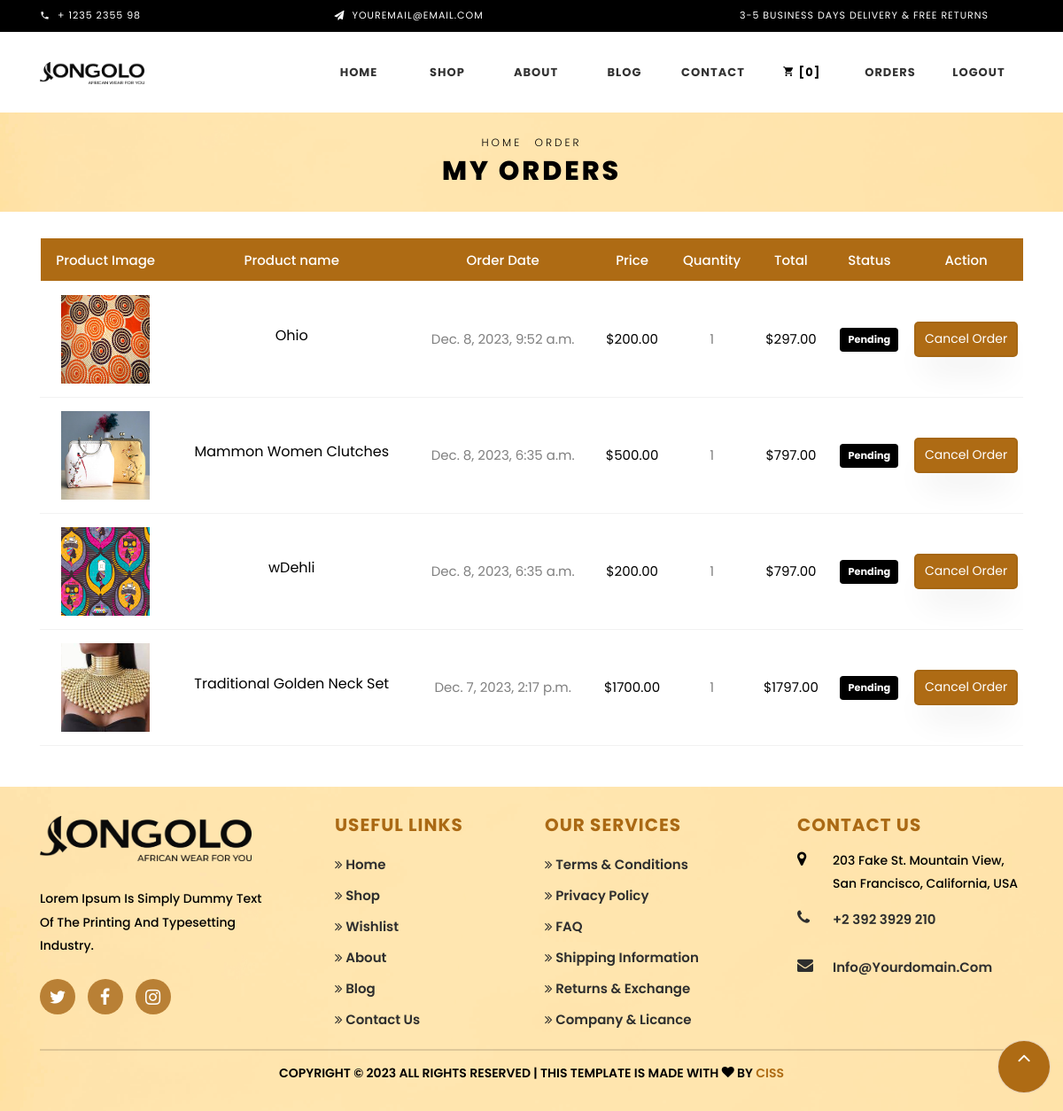
The app's page /order (signed in), older data.
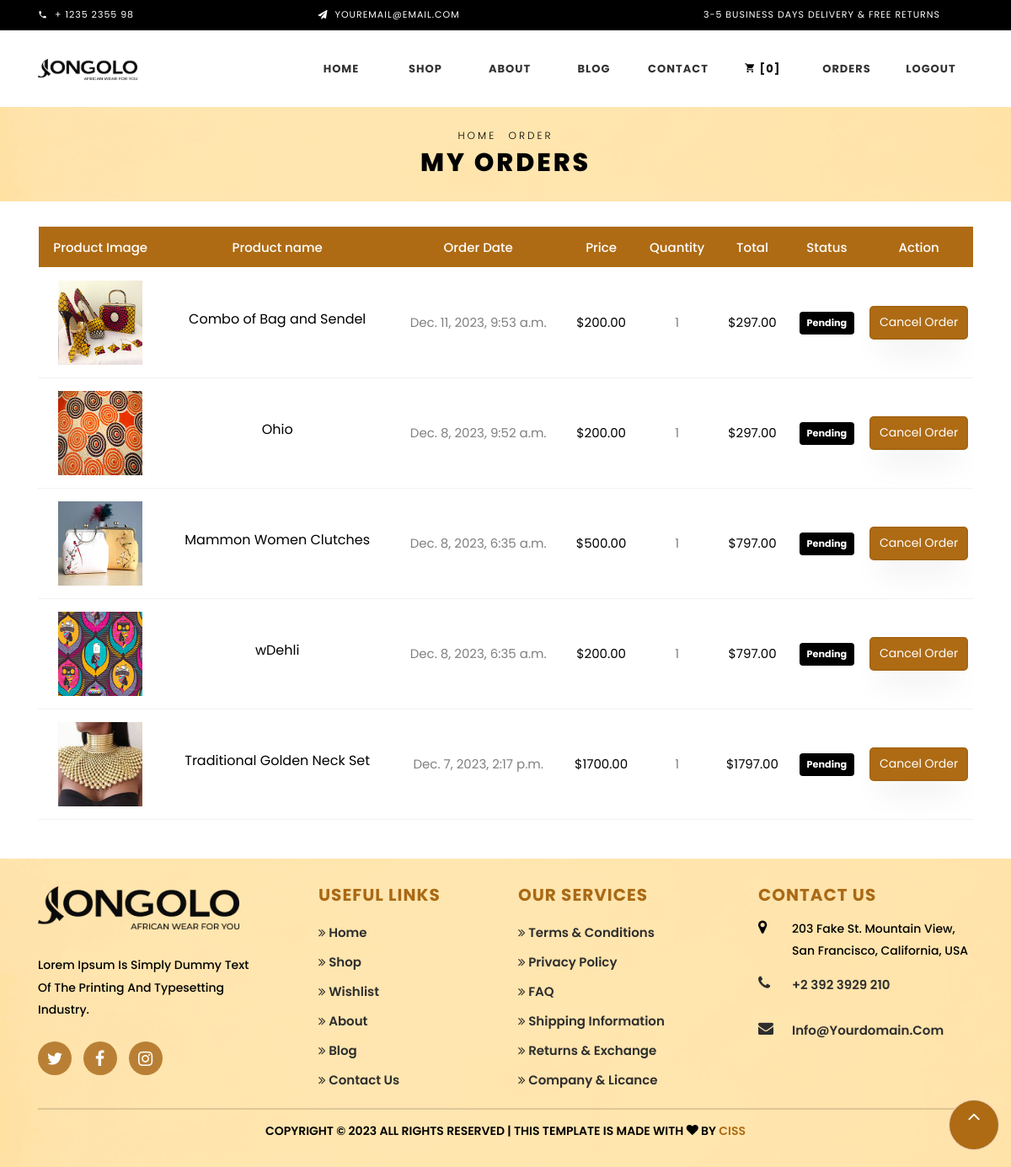
The same page, newer data.
### myapp/models.py (models this page shows, shortened)
class OrderItem(models.Model):
    order = models.ForeignKey(Order, on_delete=models.CASCADE)
    product = models.ForeignKey(Product, on_delete=models.CASCADE)
    quantity = models.PositiveIntegerField()
    unit_price = models.DecimalField(max_digits=10, decimal_places=2)

class Product(models.Model):
    user = models.ForeignKey(User, on_delete=models.CASCADE, default=1)
    name = models.CharField(max_length=100)
    price = models.IntegerField(default=0)
    category = models.ForeignKey(Category, on_delete=models.CASCADE, default=1)
    description = models.CharField(max_length=200, default='' , null=True , blank=True)
    image = models.ImageField(upload_to='products')

class Order(models.Model):
    user = models.ForeignKey(User, on_delete=models.CASCADE)
    created_at = models.DateTimeField(auto_now_add=True)
    shipping_address = models.ForeignKey(Adres, on_delete=models.SET_NULL, null=True, blank=True)
    total_price = models.DecimalField(max_digits=10, decimal_places=2)
    status = models.CharField(max_length=20,default='pending')

### myapp/website_views.py (the view)
# urls.py: path('order',website_views.Order_view,name='order'),
def Order_view(request):
    user_orders = Order.objects.filter(user=request.user).order_by('-created_at')
    if request.user.is_authenticated:
        cart_items = CartItem.objects.filter(user=request.user)
        total_price = sum(item.total_price() for item in cart_items)
        cart_items = CartItem.objects.filter(user=request.user)
        cart_count = cart_items.count()
    else:
        total_price = 0
        cart_count = 0
    return render(request, 'websiteuser/order.html', {'user_orders': user_orders,'cart_count':cart_count})

### templates/websiteuser/order.html (shortened to what this page needs)
{% extends 'websiteuser/base.html'%}
{% load widget_tweaks %}
{% load static %}
{% block content %}
<div class="hero-wrap hero-bread" style="background-image: url(/static/images/banner/footer-bg.png);">
    <div class="container">
        <div class="row no-gutters slider-text align-items-center justify-content-center">
            <div class="col-md-9 ftco-animate text-center">
                <p class="breadcrumbs"><span class="mr-2"><a href="/dashboard-web">Home</a></span> <span>Order</span>
                </p>
                <h1 class="mb-0 bread">My Orders</h1>
            </div>
        </div>
    </div>
</div>
<section class="ftco-section ftco-cart">
    <div class="container">
        <div class="row">
            <div class="col-md-12 ftco-animate">
                <div class="cart-list">
                    <table class="table">
                        <thead class="thead-primary">
                            <tr class="text-center">
                                <th>Product Image</th>
                                <th>Product name</th>
                                <th>Order Date</th>
                                <th>Price</th>
                                <th>Quantity</th>
                                <th>Total</th>
                                <th>Status</th>
                                <th>Action</th>
                            </tr>
                        </thead>
                        <tbody>
                            {% for order in user_orders %}
                            {% for item in order.orderitem_set.all %}
                            <tr class="text-center">
                                <td class="image-prod">
                                    <img class="img" src="{{ item.product.image.url }}" alt="{{ item.product.name }}">
                                </td>
                                <td class="product-name">
                                    <h3>{{ item.product.name }}</h3>
                                </td>
                                <td class="placed-date">{{ order.created_at }}</td>
                                <td class="price">${{ item.unit_price }}</td>
                                <td class="quantity">
                                    {{ item.quantity }}
                                </td>
                                <td class="total">${{ order.total_price }}</td>
                                <td>
                                    {% if item.status %}
                                <small class="badge badge-success">Completed</small></td>
                                {% else %}
                                <small class="badge badge-warning">Pending</small></td>
                                {% endif %}
                                <td>
                                    {% if order.status == 'pending' or order.status == 'confirmed' %}
                                    <button type="button" class="btn btn-primary" data-toggle="modal"
                                        data-target="#exampleModal" onclick="showConfirmationDialog('{{order.id}}')"
                                        data-order-id="{{order.id}}">
                                        Cancel Order
                                    </button>
                                    {% else %}
                                    <p>This order cannot be canceled.</p>
                                    {% endif %}
                                </td>
                            </tr>
                            {% endfor %}
                            {% endfor %}
                        </tbody>
                    </table>
                </div>
            </div>
        </div>
    </div>
</section>
{% endblock %}

Row changes from the older to the newer data that the page shows:
added Order: created_at "Dec. 11, 2023, 9:53 a.m.", total_price "297.00"
added OrderItem: product.image (picture), product.name "Combo of Bag and Sendel", unit_price "200.00", quantity "1"
